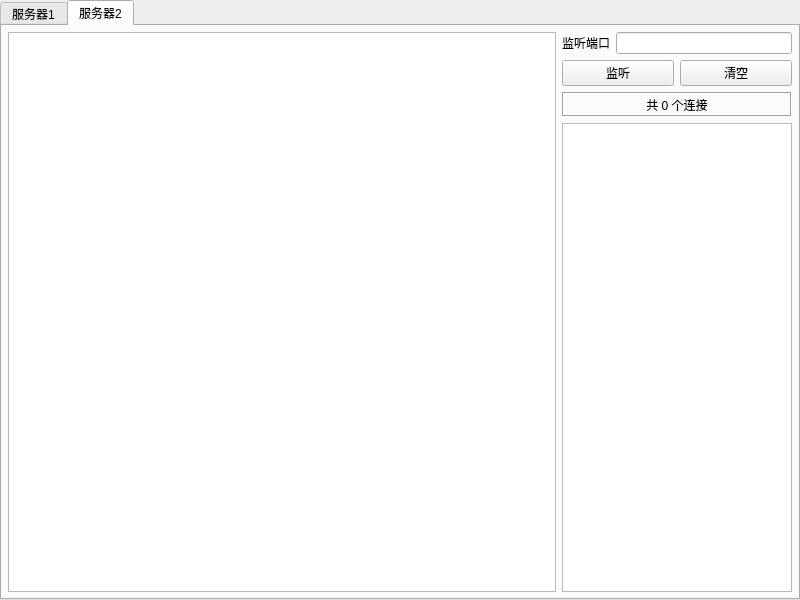
<?xml version="1.0" encoding="UTF-8"?>
<ui version="4.0">
 <class>frmMain</class>
 <widget class="QWidget" name="frmMain">
  <property name="geometry">
   <rect>
    <x>0</x>
    <y>0</y>
    <width>800</width>
    <height>600</height>
   </rect>
  </property>
  <property name="windowTitle">
   <string>Form</string>
  </property>
  <layout class="QVBoxLayout" name="verticalLayout">
   <property name="leftMargin">
    <number>0</number>
   </property>
   <property name="topMargin">
    <number>0</number>
   </property>
   <property name="rightMargin">
    <number>0</number>
   </property>
   <property name="bottomMargin">
    <number>0</number>
   </property>
   <item>
    <widget class="QTabWidget" name="tabWidget">
     <property name="currentIndex">
      <number>1</number>
     </property>
     <widget class="QWidget" name="tab1">
      <attribute name="title">
       <string>服务器1</string>
      </attribute>
      <layout class="QHBoxLayout" name="horizontalLayout">
       <property name="leftMargin">
        <number>6</number>
       </property>
       <property name="topMargin">
        <number>6</number>
       </property>
       <property name="rightMargin">
        <number>6</number>
       </property>
       <property name="bottomMargin">
        <number>6</number>
       </property>
       <item>
        <widget class="QTextEdit" name="txtMain1">
         <property name="readOnly">
          <bool>true</bool>
         </property>
        </widget>
       </item>
       <item>
        <widget class="QWidget" name="widget1" native="true">
         <property name="maximumSize">
          <size>
           <width>230</width>
           <height>16777215</height>
          </size>
         </property>
         <layout class="QGridLayout" name="gridLayout">
          <property name="leftMargin">
           <number>0</number>
          </property>
          <property name="topMargin">
           <number>0</number>
          </property>
          <property name="rightMargin">
           <number>0</number>
          </property>
          <property name="bottomMargin">
           <number>0</number>
          </property>
          <item row="0" column="0" colspan="2">
           <layout class="QHBoxLayout" name="horizontalLayout_3">
            <item>
             <widget class="QLabel" name="labListenPort1">
              <property name="text">
               <string>监听端口</string>
              </property>
             </widget>
            </item>
            <item>
             <widget class="QLineEdit" name="txtListenPort1"/>
            </item>
           </layout>
          </item>
          <item row="1" column="0">
           <widget class="QPushButton" name="btnListen1">
            <property name="text">
             <string>监听</string>
            </property>
           </widget>
          </item>
          <item row="1" column="1">
           <widget class="QPushButton" name="btnClear1">
            <property name="text">
             <string>清空</string>
            </property>
           </widget>
          </item>
          <item row="2" column="0" colspan="2">
           <widget class="QLabel" name="labCount1">
            <property name="minimumSize">
             <size>
              <width>0</width>
              <height>25</height>
             </size>
            </property>
            <property name="frameShape">
             <enum>QFrame::Box</enum>
            </property>
            <property name="frameShadow">
             <enum>QFrame::Sunken</enum>
            </property>
            <property name="text">
             <string>共 0 个连接</string>
            </property>
            <property name="alignment">
             <set>Qt::AlignCenter</set>
            </property>
           </widget>
          </item>
          <item row="3" column="0" colspan="2">
           <widget class="QListWidget" name="listWidget1"/>
          </item>
         </layout>
        </widget>
       </item>
      </layout>
     </widget>
     <widget class="QWidget" name="tab2">
      <attribute name="title">
       <string>服务器2</string>
      </attribute>
      <layout class="QHBoxLayout" name="horizontalLayout_2">
       <property name="leftMargin">
        <number>6</number>
       </property>
       <property name="topMargin">
        <number>6</number>
       </property>
       <property name="rightMargin">
        <number>6</number>
       </property>
       <property name="bottomMargin">
        <number>6</number>
       </property>
       <item>
        <widget class="QTextEdit" name="txtMain2">
         <property name="readOnly">
          <bool>true</bool>
         </property>
        </widget>
       </item>
       <item>
        <widget class="QWidget" name="widget2" native="true">
         <property name="maximumSize">
          <size>
           <width>230</width>
           <height>16777215</height>
          </size>
         </property>
         <layout class="QGridLayout" name="gridLayout_2">
          <property name="leftMargin">
           <number>0</number>
          </property>
          <property name="topMargin">
           <number>0</number>
          </property>
          <property name="rightMargin">
           <number>0</number>
          </property>
          <property name="bottomMargin">
           <number>0</number>
          </property>
          <item row="0" column="0" colspan="2">
           <layout class="QHBoxLayout" name="horizontalLayout_4">
            <item>
             <widget class="QLabel" name="labListenPort2">
              <property name="text">
               <string>监听端口</string>
              </property>
             </widget>
            </item>
            <item>
             <widget class="QLineEdit" name="txtListenPort2"/>
            </item>
           </layout>
          </item>
          <item row="1" column="0">
           <widget class="QPushButton" name="btnListen2">
            <property name="text">
             <string>监听</string>
            </property>
           </widget>
          </item>
          <item row="1" column="1">
           <widget class="QPushButton" name="btnClear2">
            <property name="text">
             <string>清空</string>
            </property>
           </widget>
          </item>
          <item row="2" column="0" colspan="2">
           <widget class="QLabel" name="labCount2">
            <property name="minimumSize">
             <size>
              <width>0</width>
              <height>25</height>
             </size>
            </property>
            <property name="frameShape">
             <enum>QFrame::Box</enum>
            </property>
            <property name="frameShadow">
             <enum>QFrame::Sunken</enum>
            </property>
            <property name="text">
             <string>共 0 个连接</string>
            </property>
            <property name="alignment">
             <set>Qt::AlignCenter</set>
            </property>
           </widget>
          </item>
          <item row="3" column="0" colspan="2">
           <widget class="QListWidget" name="listWidget2"/>
          </item>
         </layout>
        </widget>
       </item>
      </layout>
     </widget>
    </widget>
   </item>
  </layout>
 </widget>
 <resources/>
 <connections/>
</ui>
